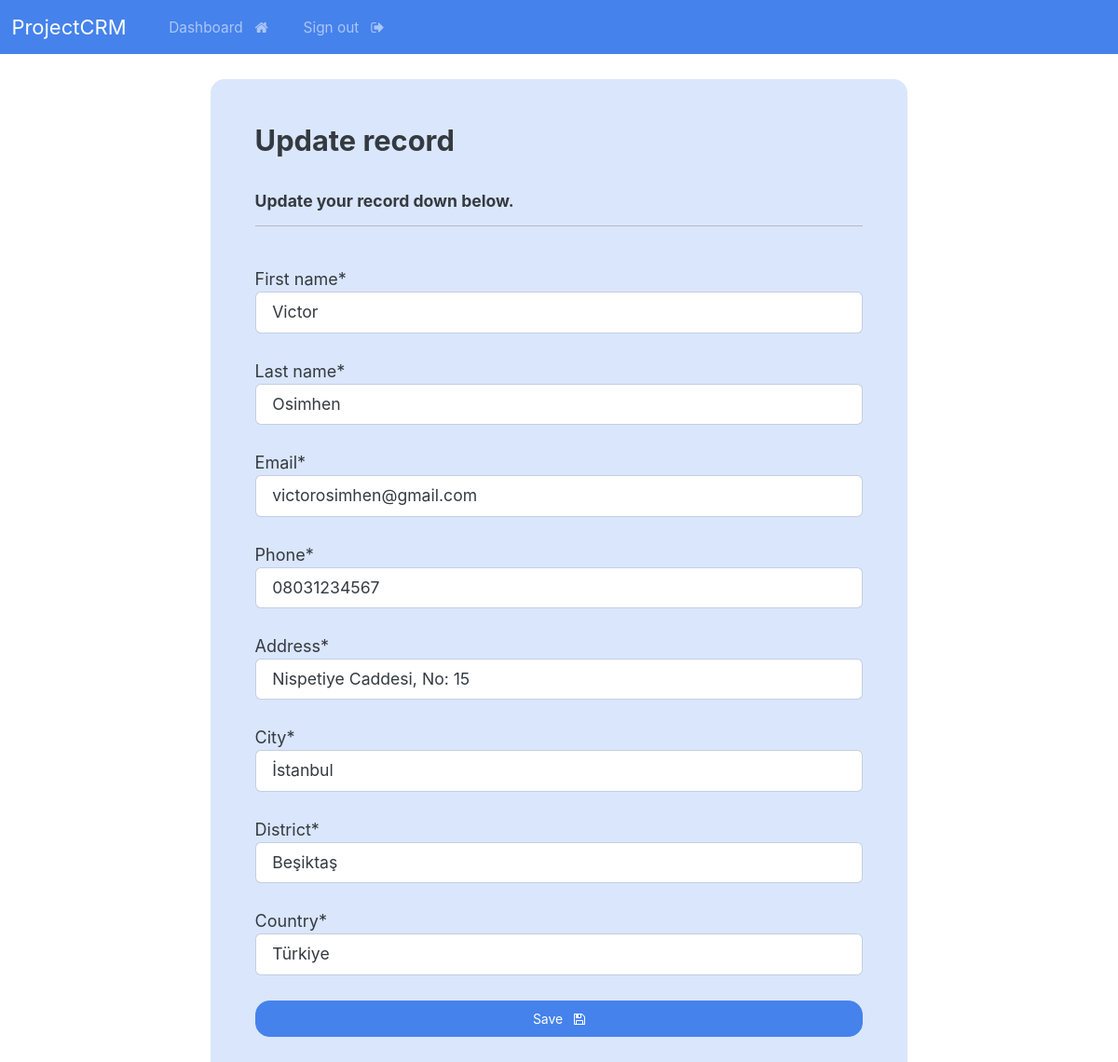
/update-record/2 (signed in), run on the app's committed database.
### crmapp/models.py (models this page shows, shortened)
class Record(models.Model):
    creation_date = models.DateTimeField(auto_now_add=True)
    first_name = models.CharField(max_length=50)
    last_name = models.CharField(max_length=50)
    email = models.CharField(max_length=100)
    phone = models.CharField(max_length=20)
    address = models.CharField(max_length=300)
    city = models.CharField(max_length=50)
    district = models.CharField(max_length=50)
    country = models.CharField(max_length=50)

### crmapp/views.py (the view)
# urls.py: path('update-record/<int:pk>', views.update_record, name="update-record"),
@login_required(login_url='my-login')
def update_record(request, pk):
    record = Record.objects.get(id=pk)
    form = UpdateRecordForm(instance=record)
    if request.method == 'POST':
        form = UpdateRecordForm(request.POST, instance=record)
        if form.is_valid():
            form.save()
            messages.success(request, "Your record was updated")
            return redirect("dashboard")
    context = {'form': form}
    return render(request, 'crmapp/update-record.html', context=context)

### crmapp/forms.py
class UpdateRecordForm(forms.ModelForm):
    class Meta:
        model = Record
        fields = ['first_name', 'last_name', 'email', 'phone', 'address', 'city', 'district', 'country']

### crmapp/templates/crmapp/update-record.html (shortened to what this page needs)
{% extends "crmapp/base.html" %}
{% load crispy_forms_tags %}
{% block content %}
    <body>
        <div class="container bg-primary-subtle shadow-md p-5 form-layout">
            <h3> Update record </h3>
            <br>
            <h6> Update your record down below. </h6>
            <hr>
            <br>
            <form method="POST" autocomplete="off">
                {{form.first_name|as_crispy_field}}
                <br>
                {{form.last_name|as_crispy_field}}
                <br>
                {{form.email|as_crispy_field}}
                <br>
                {{form.phone|as_crispy_field}}
                <br>
                {{form.address|as_crispy_field}}
                <br>
                {{form.city|as_crispy_field}}
                <br>
                {{form.district|as_crispy_field}}
                <br>
                {{form.country|as_crispy_field}}
                <br>
                <button type="submit" class="btn btn-primary w-100 btn-block p-2">
                    Save &nbsp; <i class="fa fa-floppy-o" aria-hidden="true"></i>
                </button>
            </form>
        </div>
    </body>
{% endblock %}

### static/css/styles.css (style rules this page uses)
.form-layout { border-radius: 15px; width: 500px; }
@media only screen and (min-width: 1024px) { body { font-size: 18px; } }
@media only screen and (min-width: 1024px) { .container { width: 80%; } }

### data on the page
Record: first_name "Victor", last_name "Osimhen", email "victorosimhen@gmail.com", phone "08031234567", address "Nispetiye Caddesi, No: 15", city "İstanbul", district "Beşiktaş", country "Türkiye"
